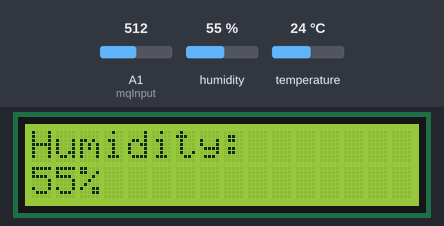
A sketch run on a simulated Arduino Uno, built with avr-gcc and run on an emulated ATmega328P. On the bench: 16×2 character LCD. The test bench sets the inputs (shaded band); at power-on: temperature 24 °C, A1 (mqInput) = 512, humidity 55 %. What the sketch prints to the serial monitor is not drawn.

Above: at 1.2 s.
1.3 s: temperature set to 1 °C
At 8.3 s:
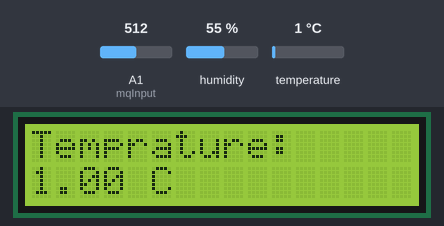
8.7 s: A1 (mqInput) set to 716
At 11.0 s:
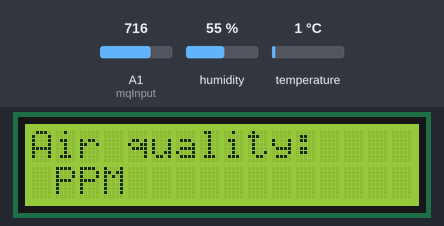
15.0 s: A1 (mqInput) set to 511
At 20.5 s:
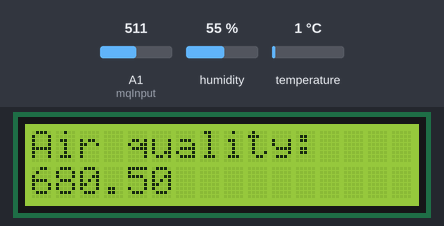
27.1 s: humidity set to 22 %
At 29.4 s:
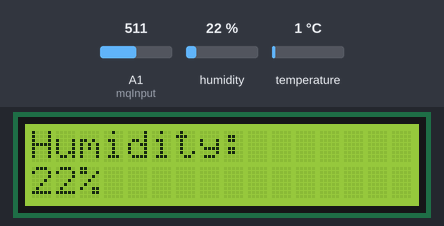
33.4 s: humidity set to 40 %
At 34.1 s:
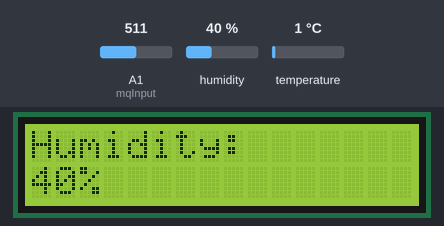
39.7 s: A1 (mqInput) set to 306
At 43.1 s:
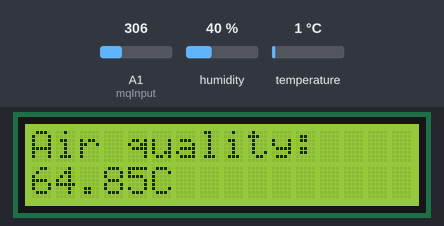
Timing chart, 0 to 44.6 s (numbered marks = the images above; inputs shaded):
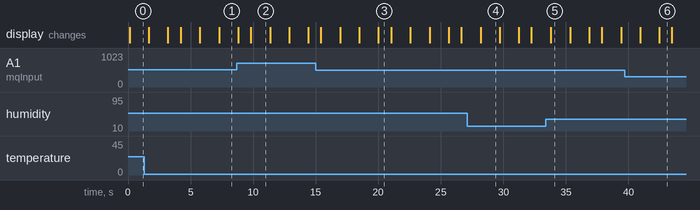

The sketch:

sensing.ino
```cpp
#include <LiquidCrystal_I2C.h>
#include <Wire.h>
#include <dht11.h>
//pins
#define HUM_PIN 4
#define GPU_ADRR 0x27
#define t 1500
#define mqInput A1 //sensor input PIN

//appr 30ppm == 0.3 F

//globals
LiquidCrystal_I2C lcd(GPU_ADRR, 16, 2);
char HUMID_VALS;
short temps;


//pull-down resistor value
int mqR = 22000;
//rO sensor value
long rO = 41763;
//min value for Rs/Ro
float minRsRo = 0.358;
//max value for Rs/Ro
float maxRsRo = 2.428;
//sensor a coefficient value
float a = 116.6020682;
//sensor b coefficient value
float b = -2.769034857;


//MQ135 sens = MQ135(GAS);
dht11 hum;

void setup()
{
  Serial.begin(9600);
  lcd.init();
  lcd.backlight();
  lcd.print("Syncing...");
  delay(5);
  lcd.clear();
  lcd.home();
  pinMode(mqInput, INPUT);
}

void loop()
{
  hum.read(HUM_PIN);
  lcd.home();
  lcd.print("Humidity:       ");
  lcd.setCursor(0, 1);
  lcd.print((byte) hum.humidity);
  lcd.print("%         ");

  delay(t);

  lcd.home();
  lcd.print("Temprature:     ");
  lcd.setCursor(0, 1);
  lcd.print((float)hum.temperature);
  lcd.print(" C    ");

  delay(t);

  lcd.home();
  lcd.print("Air quality:    ");
  lcd.setCursor(0, 1);
  getVals();
  lcd.print(" PPM    ");

  delay(t);
}

void getVals() {
  int adcRaw = analogRead(mqInput);
  long rS = ((1024.0 * mqR) / adcRaw) - mqR;
  float rSrO = (float)rS / (float)rO;

  if(rSrO < maxRsRo && rSrO > minRsRo) {
    float ppm = a * pow((float)rS / (float)rO, b);
    Serial.print("ppm: ");
    Serial.println(ppm);
    lcd.print(ppm);
  } else {
    Serial.println("Out of range.");
  }

  delay(1000);
}
```

Measured:
- after the input at 8.7 s, the display: first changes after 0.10 s (image 2 shows a later state)
- after the input at 15.0 s, the display: first differs from a run without the input after 5.0 s (image 3)
- after the input at 39.7 s, the display: first differs from a run without the input after 2.8 s (image 6)
- what the display in image 2 shows lasts 1.6 s, from 9.8 s to 11.4 s
- what the display in image 3 shows lasts 1.0 s, from 20.0 s to 21.0 s
- what the display in image 4 shows lasts 1.5 s, from 28.2 s to 29.7 s
